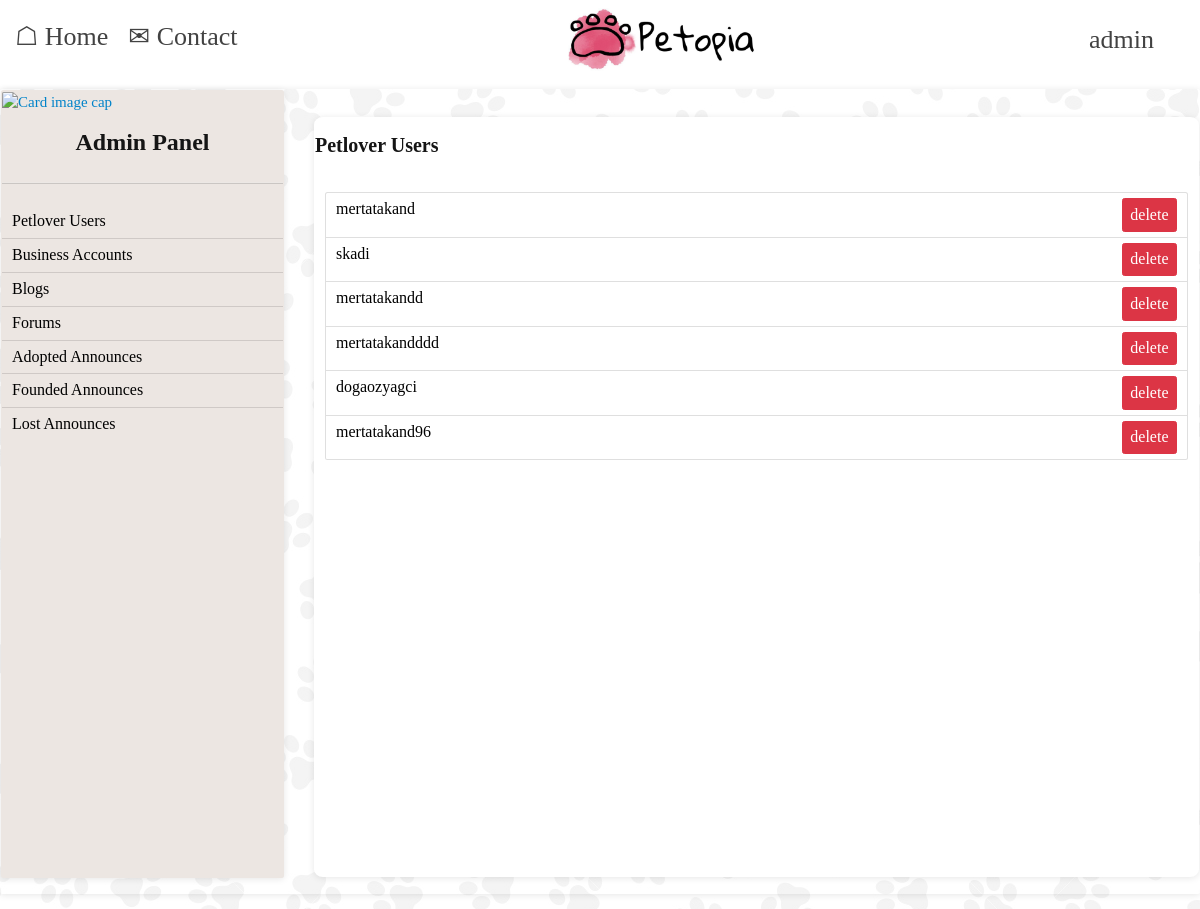
Screenshot of /dashboard-petlover/ (signed in) with the database file from the repository.
### users/models.py (models this page shows, shortened)
class User(AbstractUser):
    GENDER_CHOICES = (
        ('Male', 'Male'),
        ('Female', 'Female'),
    )
    BUSINESS_TYPE = (
        ('Pet Shop', 'Pet Shop'),
        ('Pet Stylists', 'Pet Stylists'),
        ('Pet Hotel', 'Pet Hotel'),
        ('Veterinary', 'Veterinary'),
        ('Other', 'Other'),
    )
    email = models.EmailField(null=True, unique=True)
    user_type = models.CharField(max_length=20, null=True, editable=False)
    user_id = models.UUIDField(default=uuid.uuid4, unique=True, editable=False)
    full_name = models.CharField(max_length=200, null=True)
    location = models.CharField(max_length=200, null=True)
    tckn = models.CharField(max_length=11, null=True)
    phone = models.CharField(max_length=11, null=True)
    birthDate = models.DateField(null=True)
    gender = models.CharField(max_length=20, choices=GENDER_CHOICES, null=True)
    profile_image = models.ImageField(null=True, blank=True, upload_to='profiles/', default="profiles/user-default.jpg")
    created = models.DateTimeField(auto_now_add=True)
    business_name = models.CharField(max_length=200, null=True)
    tax_id = models.CharField(max_length=10, null=True, unique=True)
    information = models.TextField(max_length=500, null=True)
    address = models.TextField(max_length=500, null=True)
    logo = models.ImageField(null=True, blank=True, upload_to='profiles/', default="profiles/store-default.png")
    business_type = models.CharField(max_length=20, choices=BUSINESS_TYPE, null=True)

### dashboard/views.py (the view)
# urls.py: path('dashboard-petlover/', views.admin_dashboard_petlover, name="admin-dashboard-petlover"),
@login_required(login_url='login')
def admin_dashboard_petlover(request):
    profile = request.user
    pet_lover_accounts = User.objects.all().filter(user_type='petlover')
    custom_range, pet_lover_accounts = paginatePetlovers(request, pet_lover_accounts, 13)
    context= {'petlovers': pet_lover_accounts, 'profile': profile, 'custom_range': custom_range}
    return render(request, 'dashboard/dashboard-petlover.html', context)

### dashboard/utils.py (called while the page is built)
def paginatePetlovers(request, pet_lover_accounts, results):
    page = request.GET.get('page')
    paginator = Paginator(pet_lover_accounts, results)
    try:
        pet_lover_accounts = paginator.page(page)
    except PageNotAnInteger:
        page = 1
        pet_lover_accounts = paginator.page(page)
    except EmptyPage:
        page = paginator.num_pages
        pet_lover_accounts = paginator.page(page)
    leftIndex = (int(page) - 1)
    if leftIndex < 1:
        leftIndex = 1
    rightIndex = (int(page) + 2)
    if rightIndex > paginator.num_pages:
        rightIndex = paginator.num_pages + 1
    custom_range = range(leftIndex, rightIndex)
    return custom_range, pet_lover_accounts

### dashboard/templates/dashboard/dashboard-petlover.html (shortened to what this page needs)
{% extends 'main.html' %}
{% load static %}
{% block content %}
    {% if profile.is_superuser %}
    <div class="card" style="background-color: #ffc0cb00;display: flex;justify-content: flex-start;flex-direction: row;align-items: flex-start;">
        {% include 'sidebar-dashboard.html' %}
        <div class="card" style="width: 130rem;margin-left: 30px;margin-top: 27px;border-radius: 1%;height: 76rem;">
            <h4 style="font-family: cursive;">Petlover Users</h4>
                <div class="card-body">
                    <ul class="list-group" style="font-size: initial; margin-top: 10px">
                        {% for pl in petlovers %}
                        <li class="list-group-item" style="display: flex;flex-wrap: nowrap;justify-content: space-between;">
                            <a href="{% url 'profiles' pl.user_id %}" style="color: black; font-family: cursive">{{ pl.username }}</a>
                            <a href="{% url 'admin-dashboard-delete-user' pl.user_id %}?next=/dashboard-petlover"><button class="btn btn-danger" style="font-size: initial;">delete</button></a>
                        </li>
                        {% endfor %}
                    </ul>
                </div>
            </div>
    </div>
    {% endif %}
{% endblock %}

### templates/navbar.html (shortened to what this page needs)
{% load static %}
<header>
    {% if request.user.is_authenticated %}
        <nav class="navbar navbar-expand-lg"
             style="background-color: white;display: flex;justify-content: space-between; font-family: cursive">
            <div id="navbarNavDropdown">
                <ul class="navbar-nav">
                    <li class="nav-item active">
                        <a class="nav-link" href="/"
                           style="color: #424242;font-size: 26px;font-family: cursive;margin-left: 10px;margin-top: -6px;">
                            <p>☖ Home</p>
                            <span class="sr-only">(current)</span></a>
                    </li>
                    <li class="nav-item">
                        <a class="nav-link" href="mailto:petopiasite@outlook.com"
                           style="color: #424242;font-size: 26px;font-family: cursive;margin-left: 10px;margin-top: -6px;">
                            <p>✉ Contact</p>
                            <span class="sr-only">(current)</span></a>
                    </li>
                </ul>
            </div>
            <div style="max-width: 200px;">
                <a href="/"><img src="{% static 'images/logo.png' %}" alt="adspot"></a>
            </div>
            <div class="dropdown">
                <button class="dropbtn" style="margin-right: 30px;background-color:
        white;color: #424242;font-size: 26px;font-family: cursive;">
                    <p style="">
                        {{ profile.username }}
                    </p>
                </button>
            </div>
        </nav>
    {% endif %}
</header>

### static/styles/home.css (style rules this page uses)
html { font-family:sans-serif; -ms-text-size-adjust:100%; -webkit-text-size-adjust:100% }
body { margin:0 }
article,aside,details,figcaption,figure,footer,header,hgroup,main,menu,nav,section,summary { display:block }
a { background-color:transparent }
img { border:0 }
button,input,optgroup,select,textarea { color:inherit; font:inherit; margin:0 }
button { overflow:visible }
button,select { text-transform:none }
button,html input[type="button"],input[type="reset"],input[type="submit"] { -webkit-appearance:button; cursor:pointer }
* { -webkit-box-sizing:border-box; box-sizing:border-box }
*:before,*:after { -webkit-box-sizing:border-box; box-sizing:border-box }
html { font-size:10px; -webkit-tap-highlight-color:rgba(0,0,0,0) }
body { font-family:"Helvetica Neue",Helvetica,Arial,sans-serif; font-size:14px; line-height:1.42857; color:#333; background-color:#fff }
input,button,select,textarea { font-family:inherit; font-size:inherit; line-height:inherit }
a { color:#337ab7; text-decoration:none }
img { vertical-align:middle }
body { font-family:'Open Sans',sans-serif; font-size:15px; color:#686868; font-weight:400; background:#dfdfdf }
img { max-width:100% }
a { outline:none !important; color:#0083c9 }
button { outline:none !important }
h1,h2,h3,h4,h5,.shortcodes-page h6 { margin:15px 0; color:#151515; font-weight:600 }
h4 { font-size:20px }
a.view-item,.contact-options li a,.listing-actions a,.listing-actions .fa,.listing-actions ul,.cat-boxes .cat-box .inner,.filter-options-widget a,.social-links li a,.btn,.nt-tab-triggers li span,.panel-actions a,.about-member,.category-search-tabbed a,.location-box div:before,.widget-icon,.slick-arrow,.mobile-menu-wrap { -webkit-transition:all,0.2s,ease-in; transition:all,0.2s,ease-in }
.card { box-shadow: 0 0.1rem 0.7rem rgb(0 0 0 / 10%); border: 1px solid rgba(0, 0, 0, 0); margin-bottom: 1.5rem; }

### templates/navbar.html (style rules this page uses)
.dropbtn { background-color: #04AA6D; color: white; padding: 16px; font-size: 16px; border: none; }
.dropdown { position: relative; display: inline-block; }

### rows the page displays
User: username "admin"
User: username "mertatakand"
User: username "skadi"
User: username "mertatakandd"
User: username "mertatakandddd"
User: username "dogaozyagci"
User: username "mertatakand96"
